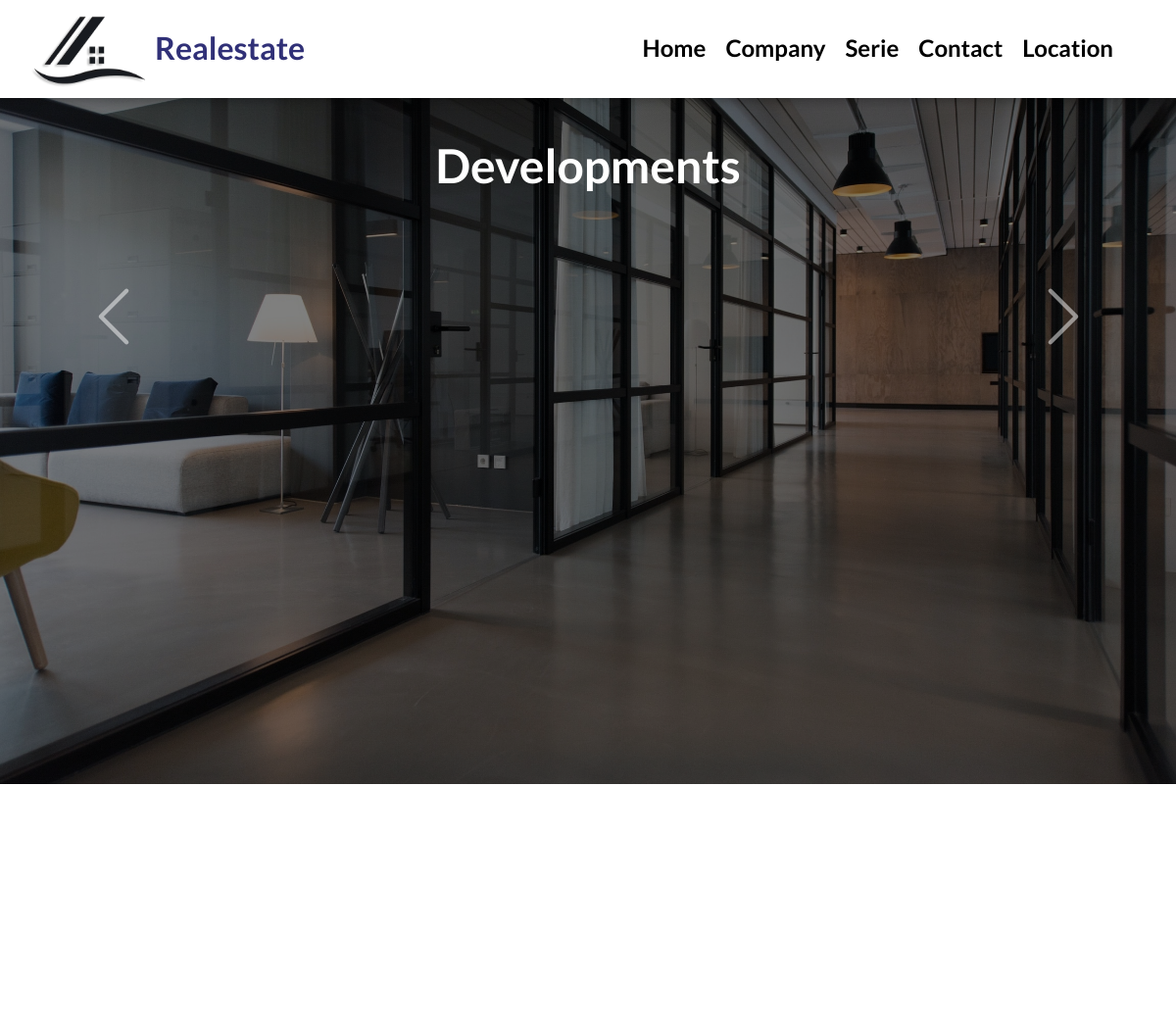
Before: / (upper part) with the older database file.
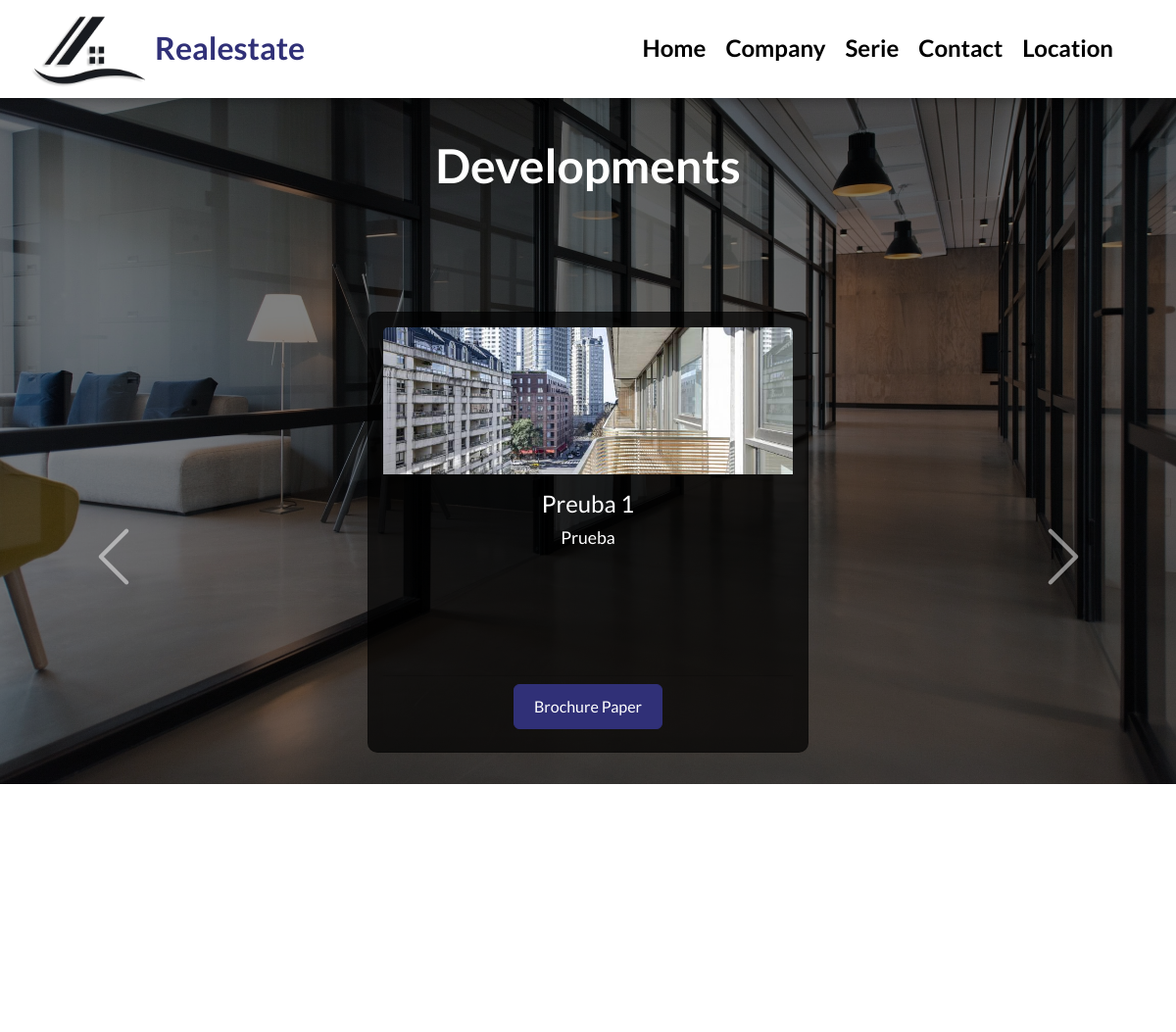
After: the same page with the newer database file.
### realestate/models.py (models this page shows, shortened)
class development(models.Model):
    title = models.CharField(max_length=50)
    content = models.CharField(max_length=150)
    image = models.ImageField(upload_to='developments')
    brochurePaper = models.FileField(upload_to='developments_pdfs/')
    created = models.DateTimeField(auto_now_add=True)
    updated = models.DateTimeField(auto_now=True)
    class Meta:
        verbose_name = 'development'
        verbose_name_plural = 'developments'

### realestate/views.py (the view, shortened to what this page needs)
# urls.py: 2. Add a URL to urlpatterns:  path('', views.home, name='home')
def home(request):
    developments = development.objects.all()
    forms_contact = contactForm()
    return render(request, 'realestate/home.html', {
        'developments': developments,
        'myform': forms_contact
    })

### realestate/templates/realestate/home.html (shortened to what this page needs)
{% extends "realestate/layout.html" %}
{% load static %}
{% block content %}
		<section id="hero">
			<div class="container">
				<h1>Developments</h1>
				<div class="container" id="containerCarusel">
					<div class="carousel slide" id="carousel1" data-bs-ride="carousel">
						<ul class="carousel-indicators" style="list-style-type:none;">
							{% for development in developments %}
								<li data-bs-target="#carousel1" data-bs-slide-to="{{ forloop.counter0 }}" class="{% if forloop.first %}active{% endif %}"></li>
							{% endfor %}
						</ul>
						<div class="carousel-inner">
							{% for development in developments %}
								<div class="carousel-item {% if forloop.first %}active{% endif %}">
									<div class="card">
										<img class="card-img-top" src="{{ development.image.url }}" alt="image {{ development.title }}">
										<div class="card-body">
											<h4 class="card-title">{{ development.title }}</h4>
											<p class="card-text">{{ development.content }}</p>
										</div>
										<div class="card-footer">
											<a href="{{ development.brochurePaper.url }}" target="_blank" class="btn btn-primary">Brochure Paper</a>
										</div>
									</div>
								</div>
							{% endfor %}
						</div>
						<a class="carousel-control-prev" href="#carousel1" data-bs-slide="prev">
							<span class="carousel-control-prev-icon" aria-hidden="true"></span>
						</a>
						<a class="carousel-control-next" href="#carousel1" data-bs-slide="next">
							<span class="carousel-control-next-icon" aria-hidden="true"></span>
						</a>
					</div>
				</div>
			</div>
		</section>
		<section id="company">
			<div id="companyContainer" class="container bg-white d-flex align-items-center justify-content-center" >
				<div class="row w-100">
					<div class="col-md-6 d-flex justify-content-center align-items-center">
					</div>
					<div class="col-md-6 d-flex justify-content-center align-items-center">
						<div class="textCompany p-4">
						</div>
					</div>
				</div>
			</div>
		</section>
{% endblock %}

### realestate/templates/realestate/layout.html (shortened to what this page needs)
<!DOCTYPE html>
<html lang="es-ES">
	<head>
		{% load static %}
		{% block css %}
		<link rel="stylesheet" type="text/css" href="{% static 'vendor/bootstrap/css/bootstrap.css' %}">
		<link rel="stylesheet" type="text/css" href="{% static 'css/style.css' %}">
		{% endblock %}
		<link rel="stylesheet" href="https://cdnjs.cloudflare.com/ajax/libs/font-awesome/6.4.2/css/all.min.css"
 />
	</head>
	<body>
		<header id="home" class="fixed-top custom-header">
			<div class="container" style="height: 100px; margin-top: 0px;">
				<div class="row align-items-center">
					<div class="col-md-3 d-flex align-items-center">
						<a href="{% url 'home' %}#hero">
							<img src="{% static 'logo/logo.png' %}" alt="logo" class="logo-img me-2">
						</a>
						<a href="{% url 'home' %}#hero"><p class="mb-0 logo-text">Realestate</p></a>
					</div>
					<div class="col-md-9">
						<nav class="navbar navbar-expand-md navbar-dark">
							<div class="collapse navbar-collapse" id="menu">
								<ul class="navbar-nav ms-auto">
									<li class="nav-item">
										<a class="nav-link" href="{% url 'home' %}#hero">Home</a>
									</li>
									<li class="nav-item">
										<a class="nav-link" href="{% url 'home' %}#company">Company</a>
									</li>
									<li class="nav-item">
										<a class="nav-link" href="{% url 'home' %}#serie">Serie</a>
									</li>
									<li class="nav-item">
										<a class="nav-link" href="{% url 'home' %}#contact">Contact</a>
									</li>
									<li class="nav-item">
										<a class="nav-link" href="{% url 'home' %}#location">Location</a>
									</li>
								</ul>
							</div>
						</nav>
					</div>
				</div>
			</div>
		</header>
		{% block content %}
		{% endblock %}
	</body>
</html>

### realestate/static/css/style.css (style rules this page uses)
* { box-sizing: border-box; }
html { scroll-behavior: smooth; }
body { font-family: 'Lato', sans-serif; margin: 0; }
h1 { font-size: 3em; font-weight: bold; }
p { font-size: 1.1em; }
a { text-decoration: none; }
.container { margin-top: 100px; padding: 0; height: calc(100vh - 100px); }
section { scroll-margin-top: 100px; }
.logo-img { height: 80px; width: 120px; }
.logo-text { color: rgb(48, 48, 119); margin: 0; padding: 25px 0px; font-weight: bold; font-size: 2em; }
.custom-header { background-color: white; box-shadow: 0 2px 10px rgba(0, 0, 0, 0.3); }
.fixed-top { position: fixed; top: 0; width: 100%; z-index: 1030; }
.navbar-dark .navbar-nav .nav-link { font-size: 1.5em; padding: 15px 10px; font-weight: bold; color: black; transition: all 0.5s; background-color: white; }
#hero { background-image: linear-gradient(0deg, rgba(0,0,0,0.5), rgba(0,0,0,0.5)), url('/static/img/hero.jpg'); background-size: cover; background-position: center; display: flex; align-items: center; justify-content: center; text-align: center; color: #ffffff; }
#hero h1 { margin-top: 40px; margin-bottom: 20px; }
#hero .carousel { padding: 0; margin-bottom: 20px; }
#hero .carousel-inner { justify-content: center; padding-bottom: 0; padding-bottom: 50px; align-items: center; }
#hero .carousel-item { justify-content: center; align-items: center; }
#hero .card { border-radius: 10px; height: 450px; max-width: 450px; background: rgba(0, 0, 0, 0.700); color: white; background-position: center; background-size: cover; padding: 15px; margin: 20px auto; }
#hero .card-img-top { height: 150px; object-fit: cover; }
#hero .card-text { height: 100px; }
#hero .card .btn { font-size: 1em; padding: 10px 20px; background-color: rgb(48, 48, 119); border-color: rgb(48, 48, 119); }
.carousel-control-prev-icon, .carousel-control-next-icon { width: 70px; height: 70px; }
#company { background-color: #ffffff; }
#companyContainer { display: flex; align-items: center; justify-content: center; }
.textCompany { text-align: left; color: #000; }
.row { width: 100%; }
.col-md-6 { display: flex; justify-content: center; align-items: center; }

Changed rows visible on the page:
added development: image (picture), title "Preuba 1", content "Prueba"
